Frame 1 (no input): blank canvas, image omitted
Frame 60 (the mouse pressed at the canvas centre just before this capture): blank canvas, image omitted
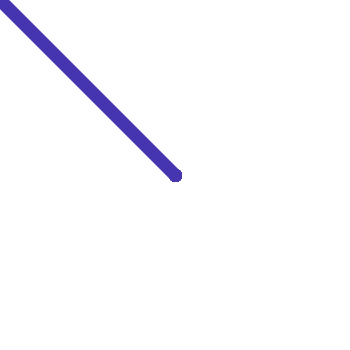
Frame 120 (the mouse held since frame 60 and released just before this capture)

The Processing sketch whose frames 1 and 60 were blank and that drew this single picture after the mouse press (run headless with seeded random() and noise(); from frame 60 on, the mouse is pressed at the canvas centre):

// Processing sketch: processing_172019
// ── processing_172019.pde

int counter;

void setup() {  //setup function called initially, only once
  size(350, 350);
  background(255);  //set background white
  colorMode(HSB);   //set colors to Hue, Saturation, Brightness mode
  smooth();
  counter = 0;
  noStroke ();
  fill(255, 0 , 0);
  smooth();
}

void draw() {   
  counter++;
  if( mousePressed == true){
 
    
        strokeWeight(13);
        stroke(mouseX, mouseY, mouseY);
        line(mouseX, mouseY, pmouseX, pmouseY);
    
    

  }
  
}
